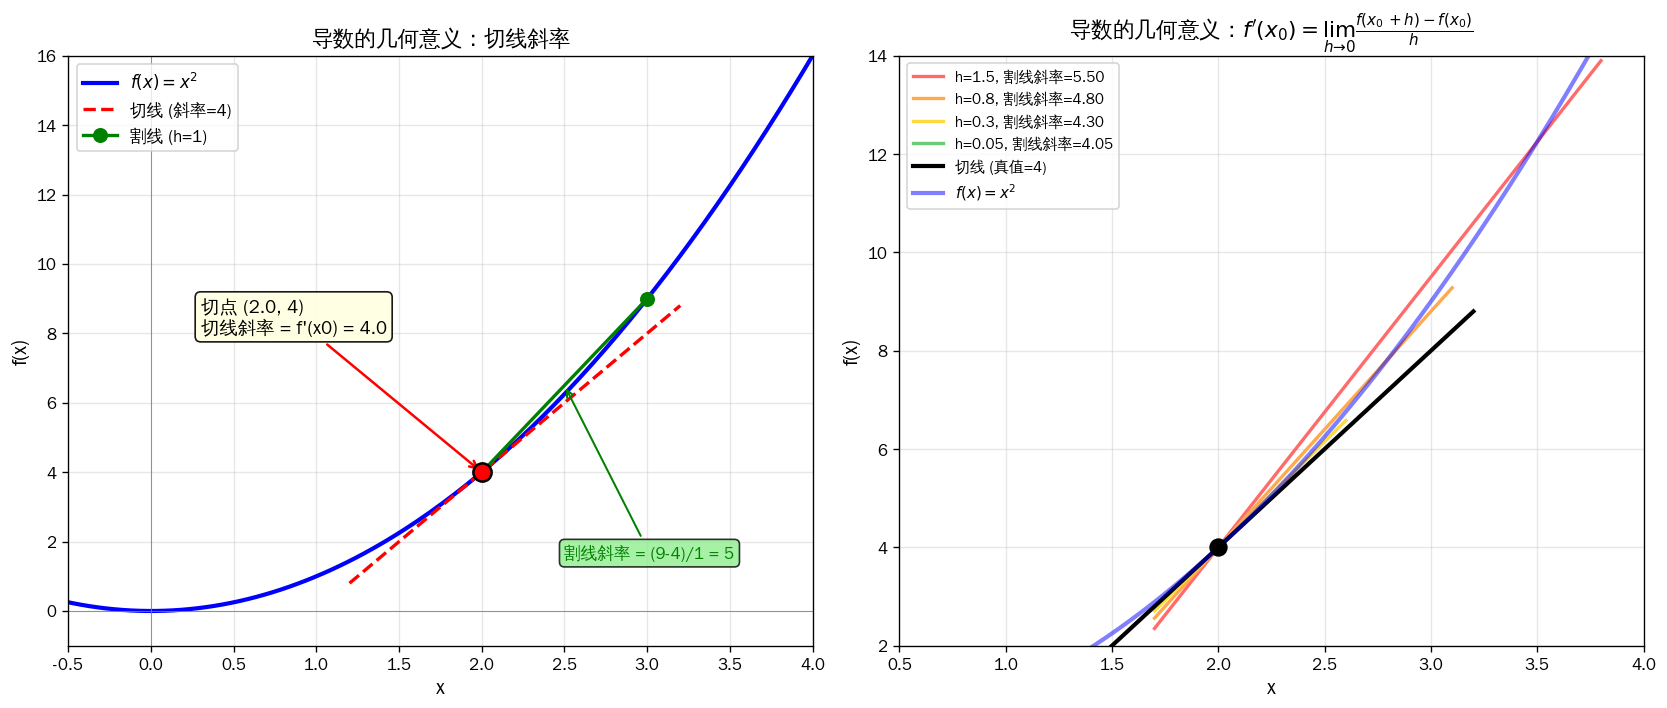

Write Python code to recreate this figure.
"""
1-3-derivative-geometric.py
============================
导数的几何意义：函数曲线 + 切线 + 割线动画
"""
import numpy as np
import matplotlib.pyplot as plt
import matplotlib as mpl
from matplotlib.patches import FancyArrowPatch

mpl.rcParams['font.sans-serif'] = ['Noto Sans CJK SC', 'WenQuanYi Zen Hei', 'SimHei', 'DejaVu Sans']
mpl.rcParams['axes.unicode_minus'] = False

fig, axes = plt.subplots(1, 2, figsize=(14, 6))

# 1. 切线斜率 = 导数
ax = axes[0]
x = np.linspace(-1, 4, 200)
f = x**2
x0 = 2.0
f0 = f0 = x0**2
slope = 2 * x0  # 2x

ax.plot(x, f, 'b-', linewidth=2.5, label='$f(x) = x^2$')
# 切线
x_tan = np.linspace(1.2, 3.2, 50)
tangent = slope * (x_tan - x0) + f0
ax.plot(x_tan, tangent, 'r--', linewidth=2, label='切线 (斜率=4)')
# 切点
ax.scatter([x0], [f0], s=120, c='red', zorder=5, edgecolors='black', linewidth=1.5)
slope_label = "f'(x0) = {}".format(slope)
ax.annotate(f"切点 ({x0}, {f0:.0f})\n切线斜率 = {slope_label}",
            xy=(x0, f0), xytext=(0.3, 8),
            fontsize=11, ha='left',
            arrowprops=dict(arrowstyle='->', color='red', lw=1.5),
            bbox=dict(boxstyle='round', facecolor='lightyellow', alpha=0.9))
# 割线（h=1）
h = 1.0
x1 = x0 + h
f1 = x1**2
ax.plot([x0, x1], [f0, f1], 'g-', linewidth=2, marker='o', markersize=8, label=f'割线 (h={h:.0f})')
ax.annotate(f'割线斜率 = ({f1:.0f}-{f0:.0f})/{h:.0f} = {(f1-f0)/h:.0f}',
            xy=((x0+x1)/2, (f0+f1)/2), xytext=(2.5, 1.5),
            fontsize=10, color='green',
            arrowprops=dict(arrowstyle='->', color='green', lw=1.2),
            bbox=dict(boxstyle='round', facecolor='lightgreen', alpha=0.8))
# 坐标轴
ax.axhline(y=0, color='gray', linewidth=0.5)
ax.axvline(x=0, color='gray', linewidth=0.5)
ax.grid(True, alpha=0.3)
ax.set_xlabel('x', fontsize=12)
ax.set_ylabel('f(x)', fontsize=12)
ax.set_title('导数的几何意义：切线斜率', fontsize=13, fontweight='bold')
ax.legend(loc='upper left', fontsize=10)
ax.set_ylim(-1, 16)
ax.set_xlim(-0.5, 4)

# 2. h→0 割线逼近切线
ax = axes[1]
x0 = 2.0
f0 = x0**2
slope_true = 2 * x0
hs = [1.5, 0.8, 0.3, 0.05]
colors = ['#FF6B6B', '#FFA94D', '#FFD93D', '#6BCB77']
for h, c in zip(hs, colors):
    x1 = x0 + h
    f1 = x1**2
    secant_slope = (f1 - f0) / h
    x_sec = np.linspace(x0 - 0.3, x0 + h + 0.3, 50)
    secant = secant_slope * (x_sec - x0) + f0
    ax.plot(x_sec, secant, color=c, linewidth=2,
            label=f'h={h}, 割线斜率={secant_slope:.2f}')
# 真实切线
x_tan = np.linspace(1.2, 3.2, 50)
tangent = slope_true * (x_tan - x0) + f0
ax.plot(x_tan, tangent, 'k-', linewidth=2.5, label=f'切线 (真值=4)')
# 原函数
x = np.linspace(-0.5, 4, 200)
ax.plot(x, x**2, 'b-', linewidth=2.5, alpha=0.5, label='$f(x) = x^2$')
ax.scatter([x0], [f0], s=100, c='black', zorder=5)
ax.axhline(y=0, color='gray', linewidth=0.5)
ax.axvline(x=0, color='gray', linewidth=0.5)
ax.grid(True, alpha=0.3)
ax.set_xlabel('x', fontsize=12)
ax.set_ylabel('f(x)', fontsize=12)
ax.set_title('当 h → 0 时，割线斜率 → 切线斜率', fontsize=13, fontweight='bold')
ax.legend(loc='upper left', fontsize=9)
ax.set_xlim(0.5, 4)
ax.set_ylim(2, 14)

title_math = "导数的几何意义：$f'(x_0) = \\lim_{h \\to 0} \\frac{f(x_0+h) - f(x_0)}{h}$"
ax.set_title(title_math, fontsize=13)
plt.tight_layout()
plt.savefig('/home/david/AI-Tutorial/assets/figures/1-3-derivative-geometric.png',
            dpi=120, bbox_inches='tight', facecolor='white')
plt.close()
print("Saved: 1-3-derivative-geometric.png")
